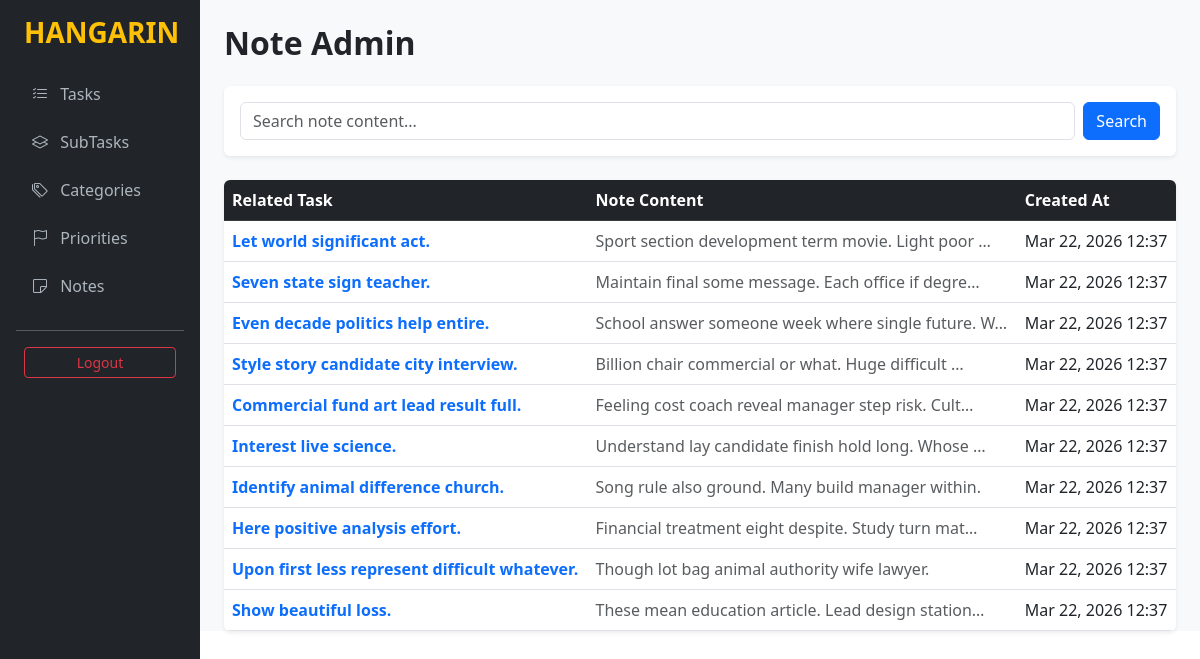
Screenshot of /hangarin/notes/ (signed in) with the database file from the repository.
### tasks/models.py (models this page shows, shortened)
class BaseModel(models.Model):
    created_at = models.DateTimeField(auto_now_add=True)
    updated_at = models.DateTimeField(auto_now=True)
    class Meta:
        abstract = True

class Note(BaseModel):
    task = models.ForeignKey(Task, on_delete=models.CASCADE)
    content = models.TextField()

class Task(BaseModel):
    STATUS_CHOICES = [
        ("Pending", "Pending"),
        ("In Progress", "In Progress"),
        ("Completed", "Completed"),
    ]
    title = models.CharField(max_length=255)
    description = models.TextField()
    deadline = models.DateTimeField()
    status = models.CharField(max_length=50, choices=STATUS_CHOICES, default="Pending")
    category = models.ForeignKey(Category, on_delete=models.CASCADE)
    priority = models.ForeignKey(Priority, on_delete=models.CASCADE)

### tasks/views.py (the view)
# urls.py: path('hangarin/notes/', views.NoteListView.as_view(), name='note-list'),
class NoteListView(LoginRequiredMixin, ListView):
    model = Note
    template_name = 'note_list.html'
    context_object_name = 'notes'
    login_url = 'login'
    def get_queryset(self):
        queryset = Note.objects.all()
        q = self.request.GET.get('q')
        if q: queryset = queryset.filter(content__icontains=q)
        return queryset.order_by('-created_at')

### templates/note_list.html (shortened to what this page needs)
{% extends 'base.html' %}
{% block content %}
<div class="pt-4">
    <h2 class="fw-bold mb-4">Note Admin</h2>
    <div class="bg-white p-3 rounded shadow-sm mb-4">
        <form method="get" class="d-flex gap-2">
            <input type="text" name="q" class="form-control" placeholder="Search note content..." value="{{ request.GET.q }}">
            <button type="submit" class="btn btn-primary">Search</button>
        </form>
    </div>
    <div class="table-responsive bg-white rounded shadow-sm">
        <table class="table table-hover mb-0">
            <thead class="table-dark">
                <tr>
                    <th>Related Task</th>
                    <th>Note Content</th>
                    <th>Created At</th>
                </tr>
            </thead>
            <tbody>
                {% for note in notes %}
                <tr>
                    <td class="fw-bold text-primary">{{ note.task.title }}</td>
                    <td class="text-muted">{{ note.content|truncatechars:50 }}</td>
                    <td>{{ note.created_at|date:"M d, Y H:i" }}</td>
                </tr>
                {% empty %}
                <tr><td colspan="3" class="text-center py-4">No notes found.</td></tr>
                {% endfor %}
            </tbody>
        </table>
    </div>
</div>
{% endblock %}

### rows the page displays
Note: task "Let world significant act.", content "Sport section development term movie. Light poor …", created_at "Mar 22, 2026 12:37"
Note: task "Seven state sign teacher.", content "Maintain final some message. Each office if degre…", created_at "Mar 22, 2026 12:37"
Note: task "Even decade politics help entire.", content "School answer someone week where single future. W…", created_at "Mar 22, 2026 12:37"
Note: task "Style story candidate city interview.", content "Billion chair commercial or what. Huge difficult …", created_at "Mar 22, 2026 12:37"
Note: task "Commercial fund art lead result full.", content "Feeling cost coach reveal manager step risk. Cult…", created_at "Mar 22, 2026 12:37"
Note: task "Interest live science.", content "Understand lay candidate finish hold long. Whose …", created_at "Mar 22, 2026 12:37"
Note: task "Identify animal difference church.", content "Song rule also ground. Many build manager within.", created_at "Mar 22, 2026 12:37"
Note: task "Here positive analysis effort.", content "Financial treatment eight despite. Study turn mat…", created_at "Mar 22, 2026 12:37"
Note: task "Upon first less represent difficult whatever.", content "Though lot bag animal authority wife lawyer.", created_at "Mar 22, 2026 12:37"
Note: task "Show beautiful loss.", content "These mean education article. Lead design station…", created_at "Mar 22, 2026 12:37"
